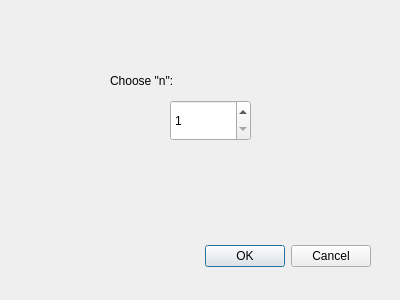
<?xml version="1.0" encoding="UTF-8"?>
<ui version="4.0">
 <class>Dialog</class>
 <widget class="QDialog" name="Dialog">
  <property name="geometry">
   <rect>
    <x>0</x>
    <y>0</y>
    <width>400</width>
    <height>300</height>
   </rect>
  </property>
  <property name="windowTitle">
   <string>Dialog</string>
  </property>
  <widget class="QDialogButtonBox" name="buttonBox">
   <property name="geometry">
    <rect>
     <x>30</x>
     <y>240</y>
     <width>341</width>
     <height>32</height>
    </rect>
   </property>
   <property name="orientation">
    <enum>Qt::Horizontal</enum>
   </property>
   <property name="standardButtons">
    <set>QDialogButtonBox::Cancel|QDialogButtonBox::Ok</set>
   </property>
  </widget>
  <widget class="QLabel" name="label">
   <property name="geometry">
    <rect>
     <x>110</x>
     <y>60</y>
     <width>121</width>
     <height>41</height>
    </rect>
   </property>
   <property name="text">
    <string>Choose &quot;n&quot;:</string>
   </property>
  </widget>
  <widget class="QSpinBox" name="spinBox">
   <property name="geometry">
    <rect>
     <x>170</x>
     <y>100</y>
     <width>81</width>
     <height>41</height>
    </rect>
   </property>
   <property name="minimum">
    <number>1</number>
   </property>
   <property name="value">
    <number>1</number>
   </property>
  </widget>
 </widget>
 <resources/>
 <connections>
  <connection>
   <sender>buttonBox</sender>
   <signal>accepted()</signal>
   <receiver>Dialog</receiver>
   <slot>accept()</slot>
   <hints>
    <hint type="sourcelabel">
     <x>248</x>
     <y>254</y>
    </hint>
    <hint type="destinationlabel">
     <x>157</x>
     <y>274</y>
    </hint>
   </hints>
  </connection>
  <connection>
   <sender>buttonBox</sender>
   <signal>rejected()</signal>
   <receiver>Dialog</receiver>
   <slot>reject()</slot>
   <hints>
    <hint type="sourcelabel">
     <x>316</x>
     <y>260</y>
    </hint>
    <hint type="destinationlabel">
     <x>286</x>
     <y>274</y>
    </hint>
   </hints>
  </connection>
 </connections>
</ui>
